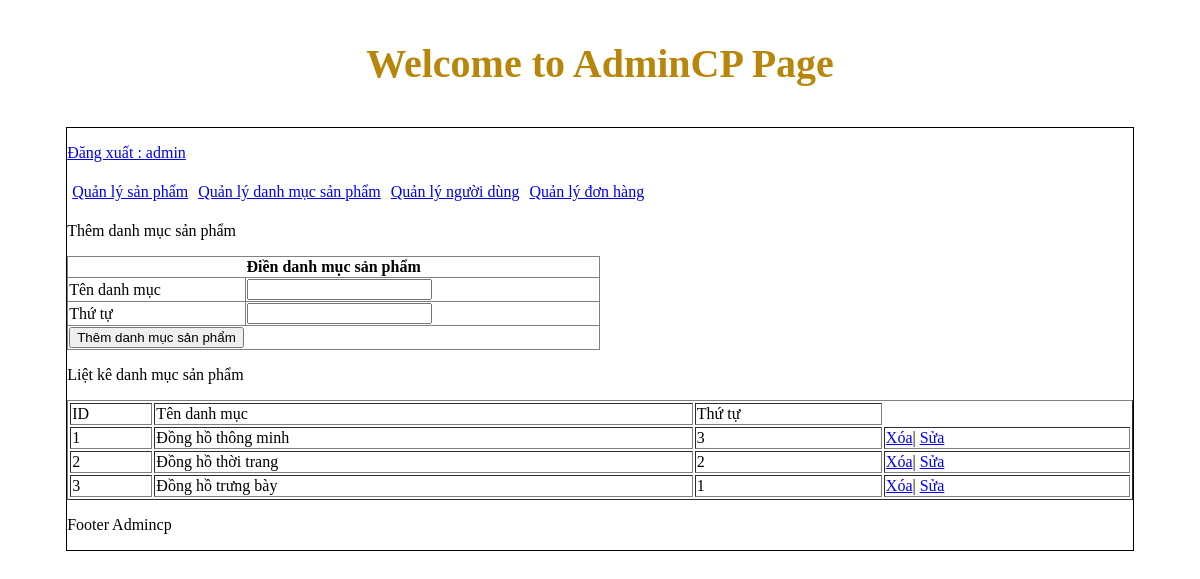
/admincp/index.php?action=quanlydanhmucsanpham&query=them (signed in), run on the app's committed database.
### tables this page shows
CREATE TABLE `tbl_danhmuc` (
  `id_danhmuc` int(11) NOT NULL,
  `tendanhmuc` varchar(100) NOT NULL,
  `thutu` int(11) NOT NULL
);

### admincp/modules/quanlydanhmucsp/lietke.php (the view)
<?php
    $sql_lietke="SELECT * FROM tbl_danhmuc ORDER BY thutu DESC";
    $result_lietke= mysqli_query($connect,$sql_lietke);
?>
<p>Liệt kê danh mục sản phẩm</p>
 <table style="width: 100%;" border="1" style="border-collapse:collapse;">
     <tr>
         <td>ID</td>
         <td>Tên danh mục</td>
         <td>Thứ tự</td>
     </tr>
     <?php
    $i=0;
    while($row=mysqli_fetch_array($result_lietke)){
        $i++;
     ?>
     <tr>
         <td><?php echo $i ?></td>
         <td><?php echo $row['tendanhmuc'] ?></td>
         <td><?php echo $row['thutu']?></td>
         <td>
            <a href="modules/quanlydanhmucsp/xuly.php?iddanhmuc=<?php echo $row['id_danhmuc']?>">Xóa</a>|
             <a href="?action=quanlydanhmucsanpham&query=sua&iddanhmuc=<?php echo $row['id_danhmuc']?>">Sửa</a>
         </td>
     </tr>
     <?php
    }
    ?>
 </table>

### data on the page
tbl_danhmuc: tendanhmuc "Đồng hồ thông minh", thutu "3"
tbl_danhmuc: tendanhmuc "Đồng hồ thời trang", thutu "2"
tbl_danhmuc: tendanhmuc "Đồng hồ trưng bày", thutu "1"

### other printed values
$_SESSION['dangnhap'] "admin"
